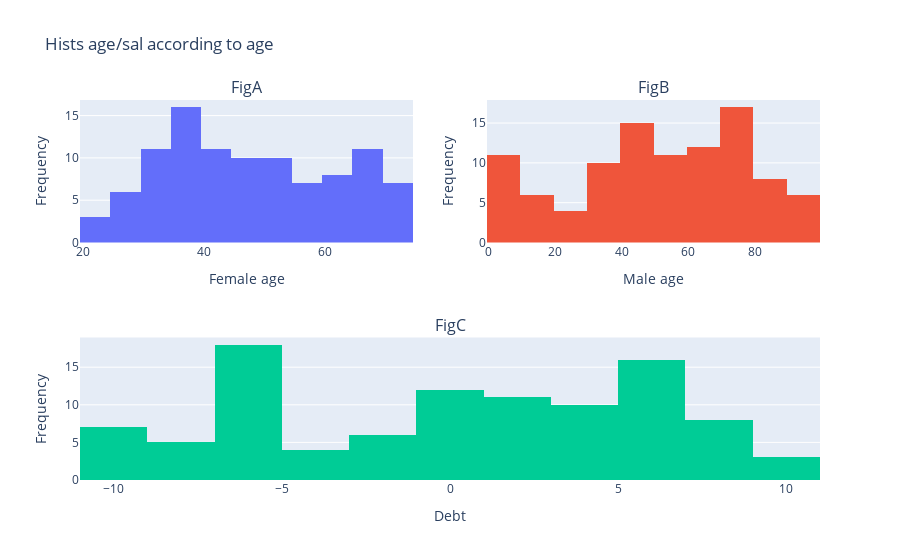

Here is the notebook cell this chart was saved with:
### Code cell
# ODD PAIRING
## 2 small plots
### 1 large plot
trace0 = go.Histogram(x=female_age)
trace1 = go.Histogram(x=male_age)
trace2 = go.Histogram(x=male_salary)

# col 2 spans entire column
fig = plotly.subplots.make_subplots(rows=2,
                                    cols=2,
                                    specs= [ [ {}, {}], [{"colspan":2}, None]],
                                    subplot_titles=("FigA",
                                                    "FigB",
                                                    "FigC",)    )
fig.append_trace(trace0,1,1)
fig.append_trace(trace1,1,2)
fig.append_trace(trace2,2,1)

fig.layout["xaxis1"].update(title = "Female age")
fig.layout["xaxis2"].update(title = "Male age")
fig.layout["xaxis3"].update(title = "Debt")

fig.layout["yaxis1"].update(title = "Frequency")
fig.layout["yaxis2"].update(title = "Frequency")
fig.layout["yaxis3"].update(title = "Frequency")

fig.layout.update(title="Hists age/sal according to age",
                  showlegend=False  )
iplot(fig)

### Figure 1 — Plotly figure (JSON) as saved in the notebook; plotly's stock layout.template omitted (floating-point values rounded to 4 significant figures)
{"data": [{"type": "histogram", "x": [68, 47, 31, 33, 37, 65, 36, 55, 36, 63, 42, 52, 62, 27, 35, 56, 57, 52, 72, 40, 34, 53, 66, 41, 36, 38, 32, 63, 27, 69, 42, 61, 44, 69, 29, 30, 39, 71, 68, 42, 61, 40, 52, 32, 35, 49, 46, 26, 34, 30, 46, 73, 66, 23, 37, 37, 73, 21, 36, 47, 42, 64, 53, 71, 69, 39, 35, 70, 26, 51, 50, 35, 60, 59, 68, 22, 53, 47, 69, 50, 55, 46, 74, 51, 31, 40, 40, 47, 27, 55, 69, 55, 35, 63, 46, 33, 36, 45, 41, 30], "xaxis": "x", "yaxis": "y"}, {"type": "histogram", "x": [87, 71, 56, 11, 49, 74, 85, 93, 69, 62, 47, 45, 53, 52, 7, 72, 97, 50, 30, 54, 40, 6, 32, 60, 52, 55, 52, 28, 70, 61, 61, 20, 45, 4, 49, 23, 51, 74, 4, 62, 77, 27, 81, 42, 49, 66, 99, 97, 17, 37, 68, 4, 45, 76, 62, 59, 70, 84, 36, 8, 58, 80, 84, 36, 77, 31, 61, 71, 36, 71, 44, 12, 78, 4, 49, 87, 66, 73, 73, 6, 13, 7, 68, 45, 32, 4, 79, 45, 30, 84, 44, 72, 36, 3, 98, 49, 99, 17, 12, 76], "xaxis": "x2", "yaxis": "y2"}, {"type": "histogram", "x": [0.1792, -5.714, -9.4, -4.256, 8.826, 4.267, -7.812, 9.966, 7.552, 5.53, -0.06052, -7.525, 5.298, 1.343, -5.999, 0.7228, -2.584, 2.798, -9.618, 6.828, -8.984, 5.234, 8.009, -2.883, 6.743, -6.601, 5.941, 8.041, -6.182, 7.754, 5.152, 3.712, -9.339, -4.89, 6.602, 3.477, 4.749, -5.453, -1.85, 9.068, -1.917, -6.241, -5.374, 5.937, -0.8251, 1.105, -5.274, -0.03066, 0.7457, 6.154, 1.448, -3.355, -6.824, 9.237, 1.025, 6.988, 6.441, 5.273, 1.726, 0.3099, 8.337, 4.963, 1.011, -7.65, 6.402, -0.2212, -6.354, 4.345, -6.447, 4.118, 5.435, -1.635, -3.251, 8.772, -9.175, 0.928, 5.709, -5.214, -6.061, -6.915, -5.319, -1.104, 0.8437, 8.496, 3.636, 1.705, 0.8274, -5.83, -6.331, -9.169, 1.757, -0.919, 2.308, -9.141, -8.776, -5.854, 4.781, 3.967, 1.554, -9.981], "xaxis": "x3", "yaxis": "y3"}], "layout": {"annotations": [{"font": {"size": 16}, "showarrow": false, "text": "FigA", "x": 0.225, "xanchor": "center", "xref": "paper", "y": 1, "yanchor": "bottom", "yref": "paper"}, {"font": {"size": 16}, "showarrow": false, "text": "FigB", "x": 0.775, "xanchor": "center", "xref": "paper", "y": 1, "yanchor": "bottom", "yref": "paper"}, {"font": {"size": 16}, "showarrow": false, "text": "FigC", "x": 0.5, "xanchor": "center", "xref": "paper", "y": 0.375, "yanchor": "bottom", "yref": "paper"}], "showlegend": false, "title": {"text": "Hists age/sal according to age"}, "xaxis": {"anchor": "y", "domain": [0, 0.45], "title": {"text": "Female age"}}, "xaxis2": {"anchor": "y2", "domain": [0.55, 1], "title": {"text": "Male age"}}, "xaxis3": {"anchor": "y3", "domain": [0, 1], "title": {"text": "Debt"}}, "yaxis": {"anchor": "x", "domain": [0.625, 1], "title": {"text": "Frequency"}}, "yaxis2": {"anchor": "x2", "domain": [0.625, 1], "title": {"text": "Frequency"}}, "yaxis3": {"anchor": "x3", "domain": [0, 0.375], "title": {"text": "Frequency"}}}}
